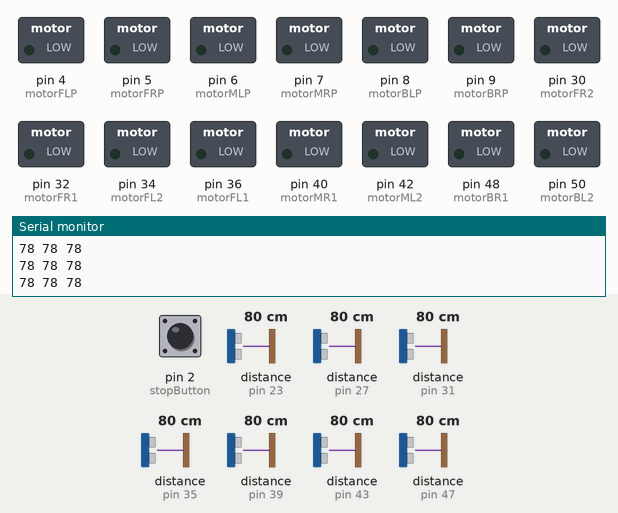
The sketch below on a simulated Arduino Mega 2560, built with avr-gcc and run on an emulated ATmega2560. Shown: switched loads named in the sketch (green lamp = pin HIGH), the last lines printed to the serial monitor. Wiring (inferred from the names in the program): 7 × ultrasonic range finder: trigger pin 25, echo pin 23 / trigger pin 29, echo pin 27 / trigger pin 33, echo pin 31 / trigger pin 37, echo pin 35 / trigger pin 41, echo pin 39 / trigger pin 45, echo pin 43 / trigger pin 49, echo pin 47. Inputs (shaded band) come from the test bench; at power-on: pin 2 (stopButton) HIGH, distance to the obstacle (sensors on pin 23, pin 27, pin 31, pin 35, pin 39, pin 43, pin 47) 80 cm. The echo pulse lasts 58.3 µs per cm; pins used as bus, display or sensor lines are not drawn.

Above: at 1.2 s.
1.3 s: pin 2 (stopButton) pulled LOW for 0.15 s
At 2.5 s:
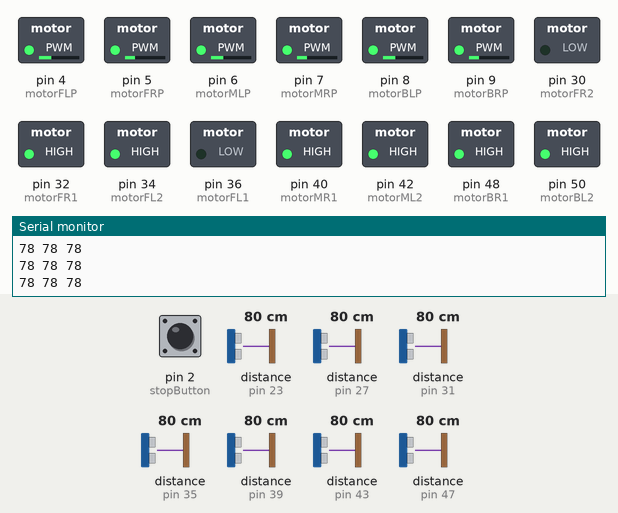
2.9 s: pin 2 (stopButton) pulled LOW for 1 s
At 4.0 s:
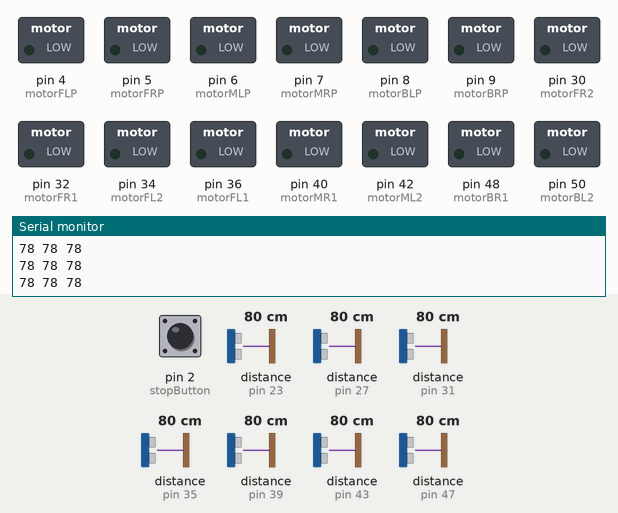
5.4 s: pin 2 (stopButton) pulled LOW for 3.2 s
At 6.8 s:
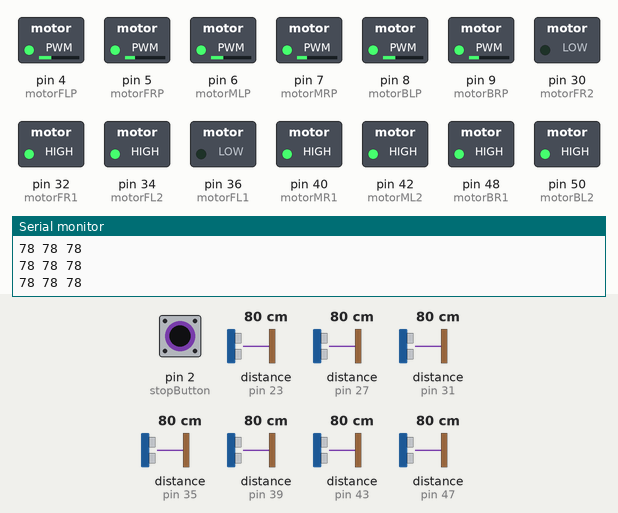
Timing chart, 0 to 8.4 s (numbered marks = the images above; inputs shaded):
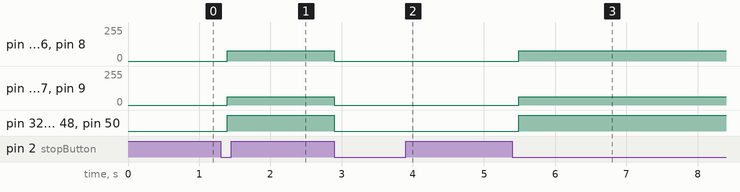

Measured:
- after the input at 1.3 s, pin 4 (motorFLP), pin 6 (motorMLP), pin 8 (motorBLP): 0/255 → 78/255 after 0.09 s; pin 5 (motorFRP), pin 7 (motorMRP), pin 9 (motorBRP): 0/255 → 62/255 after 0.09 s; pin 32 (motorFR1), pin 34 (motorFL2), pin 40 (motorMR1), pin 42 (motorML2), pin 48 (motorBR1), pin 50 (motorBL2): LOW → HIGH after 0.09 s
- after the input at 2.9 s, pin 4 (motorFLP), pin 6 (motorMLP), pin 8 (motorBLP): 78/255 → 0/255 at once; pin 5 (motorFRP), pin 7 (motorMRP), pin 9 (motorBRP): 62/255 → 0/255 at once; pin 32 (motorFR1), pin 34 (motorFL2), pin 40 (motorMR1), pin 42 (motorML2), pin 48 (motorBR1), pin 50 (motorBL2): HIGH → LOW at once
- after the input at 5.4 s, pin 4 (motorFLP), pin 6 (motorMLP), pin 8 (motorBLP): 0/255 → 78/255 after 0.09 s; pin 5 (motorFRP), pin 7 (motorMRP), pin 9 (motorBRP): 0/255 → 62/255 after 0.09 s; pin 32 (motorFR1), pin 34 (motorFL2), pin 40 (motorMR1), pin 42 (motorML2), pin 48 (motorBR1), pin 50 (motorBL2): LOW → HIGH after 0.09 s

The sketch:

nasa_rover.ino
```cpp
// NASA Rover - Basic Movement Short Range Obstacle Avoidance
// Jacob Auman and Kelli McGuire

// Rover Parameters
////////////////////////////////

  int speed = 125; // default throttle to the motors (0-255)
  float leftAdjust = 1.25; // (0-1)  Used to correct motor drift in a straight line
  float rightAdjust = 1; // (0-1)

  float turnSpeed = 0.5; // (0-1) Fraction of power that inner bank will recieve
  float adjustSpeed = 0.5;
  int turnTime = 500; // time in milliseconds for the rover to turn
  float reverseSpeed = 0.7; // (0-1)

  int avoidDist = 55; // distance that the rover will stop at
  float frontSensitivity = 1;
  float leftSensitivity = 1;
  float rightSensitivity = 1;

  int Hz = 1; // delay in milliseconds
  int actionTime = 1000; // time in milliseconds for the rover to take action

//Pin Declarations
////////////////////////////////
  // Stop Start Button
  const int stopButton = 2; // GPIO

  // Motor FL
  const int motorFL1 = 36; // GPIO
  const int motorFL2 = 34; // GPIO
  const int motorFLP = 4; // PWM
  // Motor FR
  const int motorFR1 = 32; // GPIO
  const int motorFR2 = 30; // GPIO
  const int motorFRP = 5; // PWM
  // Motor ML
  const int motorML1 = 44; // GPIO
  const int motorML2 = 42; // GPIO
  const int motorMLP = 6; // PWM
  // Motor MR
  const int motorMR1 = 40; // GPIO
  const int motorMR2 = 38; // GPIO
  const int motorMRP = 7; // PWM
  // Motor BL
  const int motorBL1 = 52; // GPIO
  const int motorBL2 = 50; // GPIO
  const int motorBLP = 8; // PWM
  // Motor BR
  const int motorBR1 = 48; // GPIO
  const int motorBR2 = 46; // GPIO
  const int motorBRP = 9; // PWM

  // Ultrasonic Array Pin Assignments
  const int trig1 =  25;
  const int echo1 =  23;
  const int trig2 =  29;
  const int echo2 =  27;
  const int trig3 =  33;
  const int echo3 =  31;
  const int trig4 =  37;
  const int echo4 =  35;
  const int trig5 =  41;
  const int echo5 =  39;
  const int trig6 =  45;
  const int echo6 =  43;
  const int trig7 =  49;
  const int echo7 =  47;

  // Initialize Variables
  int dist1, dist2, dist3, dist4, dist5, dist6, dist7;
  volatile bool driveState = false;

// Functions
////////////////////////////////

// W
int readUltrasonicSensor(int trigPin, int echoPin) {
  // function to read ultrasonic sensor and return distance in CM
  int duration, distance;
  // Clear trigPin
  digitalWrite(trigPin, LOW);
  delayMicroseconds(2);
  // Initiate trigPin reading
  digitalWrite(trigPin, HIGH);
  delayMicroseconds(10);
  digitalWrite(trigPin, LOW);

  // Reads the echoPin, returns the sound wave travel time in microseconds
  duration = pulseIn(echoPin, HIGH);

  // Calculating the distance the speed of sound in air is approximately 343 meters per second (or 0.034 centimeters per microsecond). The division by 2 is necessary because the sound wave travels to the target and then back to the source.
  distance = duration * 0.034 / 2;
  return distance;
}
// W
int scanFront() {
  int dist3 = readUltrasonicSensor(trig3, echo3);
  int dist4 = readUltrasonicSensor(trig4, echo4);
  int dist5 = readUltrasonicSensor(trig5, echo5);

  // Serial Statment For Debugging
  // Serial.print(dist3);
  // Serial.print(" ");
  // Serial.print(dist4);
  // Serial.print(" ");
  // Serial.print(dist5);
  // Serial.print(" ");

  int front = int((dist3+dist4+dist5)/3);
  return front;
}
// W
int scanLeft() {
  int dist1 = readUltrasonicSensor(trig1, echo1);
  int dist2 = readUltrasonicSensor(trig2, echo2);
  int dist3 = readUltrasonicSensor(trig3, echo3);

  // Serial Statment For Debugging
  // Serial.print(dist1);
  // Serial.print(" ");
  // Serial.print(dist2);
  // Serial.print(" ");
  // Serial.print(dist3);
  // Serial.print(" ");

  int left = int((dist2+dist3)/2);
  return left;
}
// W
int scanRight() {
  int dist5 = readUltrasonicSensor(trig5, echo5);
  int dist6 = readUltrasonicSensor(trig6, echo6);
  int dist7 = readUltrasonicSensor(trig7, echo7);

  // Serial Statment For Debugging
  // Serial.print(dist5);
  // Serial.print(" ");
  // Serial.print(dist6);
  // Serial.print(" ");
  // Serial.println(dist7);

  int right = int((dist5+dist6)/2);
  return right;
}
//W
void driveStop(){
  digitalWrite(motorFL1, LOW);
  digitalWrite(motorFL2, LOW);
  analogWrite(motorFLP, 0);

  digitalWrite(motorFR1, LOW);
  digitalWrite(motorFR2, LOW);
  analogWrite(motorFRP, 0);

  digitalWrite(motorML1, LOW);
  digitalWrite(motorML2, LOW);
  analogWrite(motorMLP, 0);

  digitalWrite(motorMR1, LOW);
  digitalWrite(motorMR2, LOW);
  analogWrite(motorMRP, 0);

  digitalWrite(motorBL1, LOW);
  digitalWrite(motorBL2, LOW);
  analogWrite(motorBLP, 0);

  digitalWrite(motorBR1, LOW);
  digitalWrite(motorBR2, LOW);
  analogWrite(motorBRP, 0);
};
//W
void driveForward(){
  digitalWrite(motorFL1, HIGH);
  digitalWrite(motorFL2, LOW);
  analogWrite(motorFLP, speed*leftAdjust);

  digitalWrite(motorFR1, HIGH);
  digitalWrite(motorFR2, LOW);
  analogWrite(motorFRP, speed*rightAdjust);

  digitalWrite(motorML1, HIGH);
  digitalWrite(motorML2, LOW);
  analogWrite(motorMLP, speed*leftAdjust);

  digitalWrite(motorMR1, HIGH);
  digitalWrite(motorMR2, LOW);
  analogWrite(motorMRP, speed*rightAdjust);

  digitalWrite(motorBL1, HIGH);
  digitalWrite(motorBL2, LOW);
  analogWrite(motorBLP, speed*leftAdjust);

  digitalWrite(motorBR1, HIGH);
  digitalWrite(motorBR2, LOW);
  analogWrite(motorBRP, speed*rightAdjust);
};
//W
void driveBackward(){
  digitalWrite(motorFL1, LOW);
  digitalWrite(motorFL2, HIGH);
  analogWrite(motorFLP, (speed*leftAdjust)*reverseSpeed);

  digitalWrite(motorFR1, LOW);
  digitalWrite(motorFR2, HIGH);
  analogWrite(motorFRP, (speed*rightAdjust)*reverseSpeed);

  digitalWrite(motorML1, LOW);
  digitalWrite(motorML2, HIGH);
  analogWrite(motorMLP, (speed*leftAdjust)*reverseSpeed);

  digitalWrite(motorMR1, LOW);
  digitalWrite(motorMR2, HIGH);
  analogWrite(motorMRP, (speed*rightAdjust)*reverseSpeed);

  digitalWrite(motorBL1, LOW);
  digitalWrite(motorBL2, HIGH);
  analogWrite(motorBLP, (speed*leftAdjust)*reverseSpeed);

  digitalWrite(motorBR1, LOW);
  digitalWrite(motorBR2, HIGH);
  analogWrite(motorBRP, (speed*rightAdjust)*reverseSpeed);

};
// NTT
void turnLeft(){
  digitalWrite(motorFL1, LOW);
  digitalWrite(motorFL2, HIGH);
  analogWrite(motorFLP, (speed*leftAdjust)*turnSpeed);

  digitalWrite(motorFR1, HIGH);
  digitalWrite(motorFR2, LOW);
  analogWrite(motorFRP, (speed*rightAdjust)*turnSpeed);

  digitalWrite(motorML1, LOW);
  digitalWrite(motorML2, HIGH);
  analogWrite(motorMLP, (speed*leftAdjust)*turnSpeed);

  digitalWrite(motorMR1, HIGH);
  digitalWrite(motorMR2, LOW);
  analogWrite(motorMRP, (speed*rightAdjust)*turnSpeed);

  digitalWrite(motorBL1, LOW);
  digitalWrite(motorBL2, HIGH);
  analogWrite(motorBLP, (speed*leftAdjust)*turnSpeed);

  digitalWrite(motorBR1, HIGH);
  digitalWrite(motorBR2, LOW);
  analogWrite(motorBRP, (speed*rightAdjust)*turnSpeed);
};
// NTT
void turnRight(){
  digitalWrite(motorFL1, HIGH);
  digitalWrite(motorFL2, LOW);
  analogWrite(motorFLP, speed*leftAdjust);

  digitalWrite(motorFR1, HIGH);
  digitalWrite(motorFR2, LOW);
  analogWrite(motorFRP, (speed*rightAdjust)*turnSpeed);

  digitalWrite(motorML1, HIGH);
  digitalWrite(motorML2, LOW);
  analogWrite(motorMLP, speed*leftAdjust);

  digitalWrite(motorMR1, HIGH);
  digitalWrite(motorMR2, LOW);
  analogWrite(motorMRP, (speed*rightAdjust)*turnSpeed);

  digitalWrite(motorBL1, HIGH);
  digitalWrite(motorBL2, LOW);
  analogWrite(motorBLP, speed*leftAdjust);

  digitalWrite(motorBR1, HIGH);
  digitalWrite(motorBR2, LOW);
  analogWrite(motorBRP, (speed*rightAdjust)*turnSpeed);
};
// DNE
void bigBrain(int frontReading, int leftReading, int rightReading) {

  // Check Front For Immediate Collision
  if (frontReading < avoidDist) {
    Serial.println("Front Collision");

    driveStop();
    delay(actionTime);
    // adjust direction
      if (leftReading > rightReading) {
        turnRight();
        delay(turnTime*adjustSpeed);
      } else {
        turnLeft();
        delay(turnTime*adjustSpeed);
      }
  } else if (leftReading < avoidDist) {
    Serial.println("Left Collision");
    driveStop();
    delay(actionTime);
    turnRight();
    delay(turnTime);

  } else if (rightReading < avoidDist) {
    Serial.println("Right Collision");
    driveStop();
    delay(actionTime);
    turnLeft();
    delay(turnTime);

  } else {
    // Slight Steering Adjustments
    if (leftReading > rightReading) {
      Serial.println("Left Adjust");
      turnLeft();
      delay(turnTime);
    } else if (rightReading > leftReading) {
      Serial.println("Right Adjust");
      turnRight();
      delay(turnTime);
    } else {
      Serial.println("Continue Forward");
      driveForward();
      delay(actionTime);
    }
  }
};

// W
void stopButtonInterrupt() {
  static unsigned long lastDebounceTime = 0;
  unsigned long debounceDelay = 15; // Adjust this value to reduce debounce effect

  // Check if enough time has passed since the last button press
  if (millis() - lastDebounceTime > debounceDelay) {
    // Toggle state
    if (driveState == false) {
      driveState = true;
      Serial.println("Drive");
    } else {
      driveState = false;
      driveStop();
      Serial.println("Stop");
    }
    lastDebounceTime = millis(); // Update the last debounce time
  }
};

// Arduino Main Functions
////////////////////////////////

void setup() {
  // Serial Monitor
  Serial.begin(115200);
  Serial.println("Hello World");

  // Stop Button
  pinMode(stopButton, INPUT_PULLUP);
  attachInterrupt(digitalPinToInterrupt(stopButton), stopButtonInterrupt, FALLING);

  // Ultrasonic Sensors
  pinMode(trig1, OUTPUT);
  pinMode(echo1, INPUT);
  pinMode(trig2, OUTPUT);
  pinMode(echo2, INPUT);
  pinMode(trig3, OUTPUT);
  pinMode(echo3, INPUT);
  pinMode(trig4, OUTPUT);
  pinMode(echo4, INPUT);
  pinMode(trig5, OUTPUT);
  pinMode(echo5, INPUT);
  pinMode(trig6, OUTPUT);
  pinMode(echo6, INPUT);
  pinMode(trig7, OUTPUT);
  pinMode(echo7, INPUT);

  // Motor Pins
  pinMode(motorFL1, OUTPUT);
  pinMode(motorFL2, OUTPUT);
  pinMode(motorFLP, OUTPUT);
  pinMode(motorFR1, OUTPUT);
  pinMode(motorFR2, OUTPUT);
  pinMode(motorFRP, OUTPUT);
  pinMode(motorML1, OUTPUT);
  pinMode(motorML2, OUTPUT);
  pinMode(motorMLP, OUTPUT);
  pinMode(motorMR1, OUTPUT);
  pinMode(motorMR2, OUTPUT);
  pinMode(motorMRP, OUTPUT);
  pinMode(motorBL1, OUTPUT);
  pinMode(motorBL2, OUTPUT);
  pinMode(motorBLP, OUTPUT);
  pinMode(motorBR1, OUTPUT);
  pinMode(motorBR2, OUTPUT);
  pinMode(motorBRP, OUTPUT);

  // Initialize Motors - Forward
  digitalWrite(motorFL1, HIGH);
  digitalWrite(motorFL2, LOW);

  digitalWrite(motorFR1, HIGH);
  digitalWrite(motorFR2, LOW);

  digitalWrite(motorML1, HIGH);
  digitalWrite(motorML2, LOW);

  digitalWrite(motorMR1, HIGH);
  digitalWrite(motorMR2, LOW);

  digitalWrite(motorBL1, HIGH);
  digitalWrite(motorBL2, LOW);

  digitalWrite(motorBR1, HIGH);
  digitalWrite(motorBR2, LOW);

  Serial.println("Goodbye World");
}

void loop() {
  // Check the driveState
  if (driveState == true) {

    // Read the sensors
    int frontReading = scanFront();
    int leftReading = scanLeft();
    int rightReading = scanRight();

    // Serial Statment For Debugging
    Serial.print(leftReading);
    Serial.print(" ");
    Serial.print(frontReading);
    Serial.print(" ");
    Serial.println(rightReading);

    // Make a decision
    //bigBrain(frontReading, leftReading, rightReading);
    turnLeft();
    delay(turnTime);

  } else {
    driveStop();

    // Read the sensors
    int frontReading = scanFront();
    int leftReading = scanLeft();
    int rightReading = scanRight();

    // Serial Statement For Debugging
    Serial.print(leftReading);
    Serial.print(" ");
    Serial.print(frontReading);
    Serial.print(" ");
    Serial.println(rightReading);
  }

  delay(Hz); // delay to prevent overloading microcontroller
}
```
